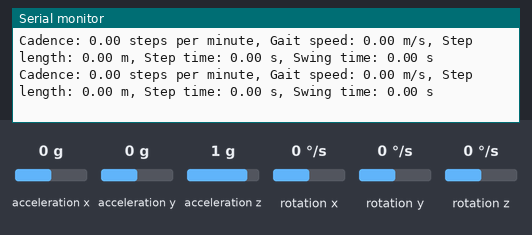
Bench run of a sketch on a simulated Arduino Uno, built with avr-gcc and run on an emulated ATmega328P. Shown: the last lines printed to the serial monitor. The test bench sets the inputs (shaded band); at power-on: acceleration y 0 g, acceleration x 0 g, acceleration z 1 g, rotation x 0 °/s, rotation y 0 °/s, rotation z 0 °/s.

Above: at 1.2 s.
1.3 s: acceleration y set to -1.4 g
At 1.51 s:
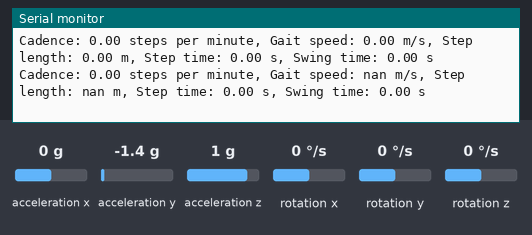
At 1.97 s:
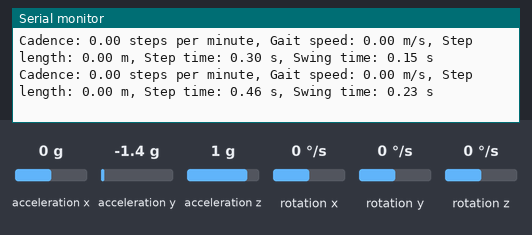
Timing chart, 0 to 4.3 s (numbered marks = the images above; inputs shaded):
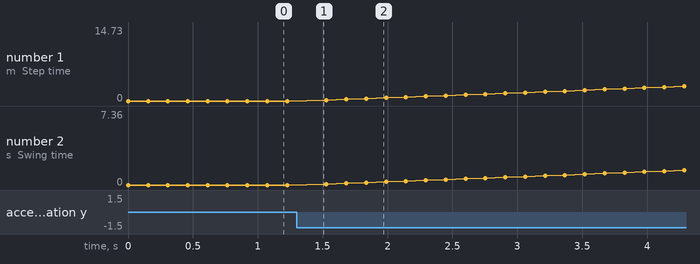

Measured:
- after the input at 1.3 s, the serial monitor: prints a new line after 0.08 s (image 1)
- plotted number 1: 0 → 14.73 after the input at 1.3 s
- plotted number 2: 0 → 7.36 after the input at 1.3 s

The sketch:

compare_code.ino
```cpp
#include <Wire.h>
#include <MPU6050.h>

MPU6050 mpu;

const int stepThreshold = 1000; // adjust this threshold to your liking

int lastYAccel = 0;
bool isStep = false;
unsigned long stepStartTime = 0;
unsigned int stepCount = 0;
float distance = 0.0;
float cadence = 0.0;
float gaitSpeed = 0.0;
float stepLength = 0.0;
float stepTime = 0.0;
float swingTime = 0.0;

void setup() {
  Serial.begin(9600);
  Wire.begin();
  mpu.initialize();
}

void loop() {
  // read accelerometer data
  int16_t ax, ay, az;
  mpu.getAcceleration(&ax, &ay, &az);

  // calculate cadence
  if (abs(ay) > stepThreshold) {
    if (!isStep) {
      isStep = true;
      stepCount++;
      unsigned long currentTime = millis();
      if (stepCount == 1) {
        stepStartTime = currentTime;
      } else {
        cadence = 60000.0 / (currentTime - stepStartTime) * stepCount;
      }
    }
  } else {
    isStep = false;
  }

  // calculate gait speed, step length, step time, and swing time
  if (stepCount > 0) {
    gaitSpeed = distance / ((millis() - stepStartTime) / 1000.0);
    stepLength = gaitSpeed * ((millis() - stepStartTime) / 1000.0) / stepCount;
    stepTime = ((millis() - stepStartTime) / 1000.0) / stepCount;
    swingTime = stepTime / 2.0;
  }

  // print the results
  Serial.print("Cadence: ");
  Serial.print(cadence);
  Serial.print(" steps per minute, Gait speed: ");
  Serial.print(gaitSpeed);
  Serial.print(" m/s, Step length: ");
  Serial.print(stepLength);
  Serial.print(" m, Step time: ");
  Serial.print(stepTime);
  Serial.print(" s, Swing time: ");
  Serial.print(swingTime);
  Serial.println(" s");

  // update distance
  if (isStep && lastYAccel < ay) {
    distance += stepLength;
  }
  lastYAccel = ay;

  delay(100); // adjust the delay to your liking
}
```
